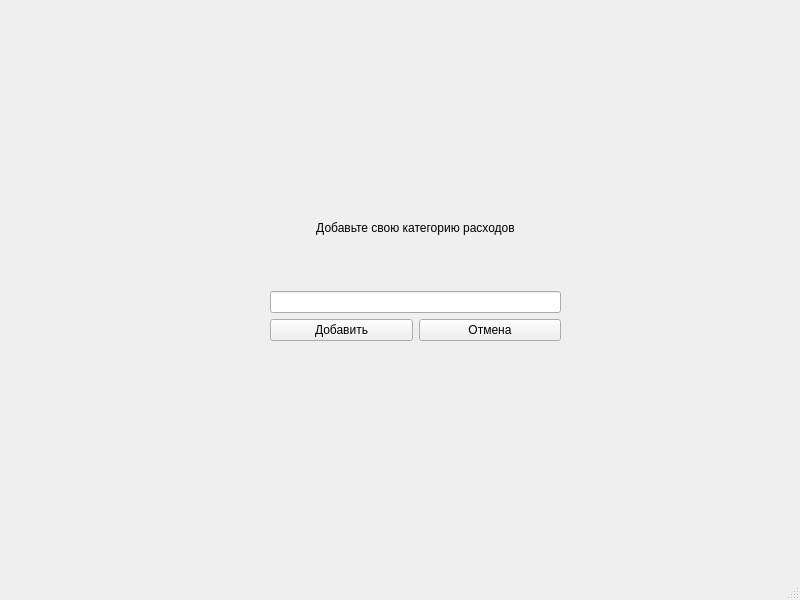
<?xml version="1.0" encoding="UTF-8"?>
<ui version="4.0">
 <class>CategoryExpense</class>
 <widget class="QMainWindow" name="CategoryExpense">
  <property name="geometry">
   <rect>
    <x>0</x>
    <y>0</y>
    <width>800</width>
    <height>600</height>
   </rect>
  </property>
  <property name="windowTitle">
   <string>MainWindow</string>
  </property>
  <widget class="QWidget" name="centralwidget">
   <widget class="QLabel" name="Status">
    <property name="geometry">
     <rect>
      <x>580</x>
      <y>260</y>
      <width>171</width>
      <height>31</height>
     </rect>
    </property>
    <property name="text">
     <string/>
    </property>
   </widget>
   <widget class="QWidget" name="">
    <property name="geometry">
     <rect>
      <x>270</x>
      <y>170</y>
      <width>291</width>
      <height>171</height>
     </rect>
    </property>
    <layout class="QVBoxLayout" name="verticalLayout_2">
     <item>
      <widget class="QLabel" name="label">
       <property name="text">
        <string>Добавьте свою категорию расходов</string>
       </property>
       <property name="alignment">
        <set>Qt::AlignCenter</set>
       </property>
      </widget>
     </item>
     <item>
      <layout class="QVBoxLayout" name="verticalLayout">
       <item>
        <widget class="QLineEdit" name="lineEdit"/>
       </item>
       <item>
        <layout class="QHBoxLayout" name="horizontalLayout">
         <item>
          <widget class="QPushButton" name="pushButton">
           <property name="text">
            <string>Добавить</string>
           </property>
          </widget>
         </item>
         <item>
          <widget class="QPushButton" name="pushButton_2">
           <property name="text">
            <string>Отмена</string>
           </property>
          </widget>
         </item>
        </layout>
       </item>
      </layout>
     </item>
    </layout>
   </widget>
  </widget>
  <widget class="QMenuBar" name="menubar">
   <property name="geometry">
    <rect>
     <x>0</x>
     <y>0</y>
     <width>800</width>
     <height>21</height>
    </rect>
   </property>
  </widget>
  <widget class="QStatusBar" name="statusbar"/>
 </widget>
 <resources/>
 <connections/>
</ui>
